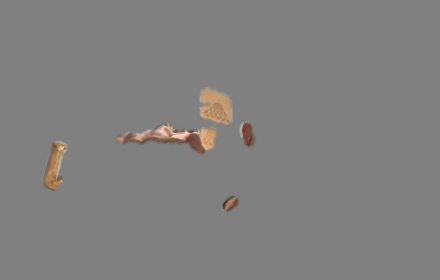
#> input picture data/processed/A/bg0_A_1767124801474_53.jpg, 440 x 280 px
$ python -i preprocess_remove_background.py   (imports and definitions only)
#> lines starting #> are read from the running program, lines starting #| are printed output that depends on the picture; after the words box and inside, x2 and y2 are one past the last pixel; in counts of white or black regions, pixels touching at a corner belong together
#!/usr/bin/env python3
"""
Preprocess images by removing backgrounds and adding random backgrounds.
This prevents the model from memorizing your room/background.
"""

import cv2
import numpy as np
from pathlib import Path
import random
import json
from tqdm import tqdm

# Configuration
DATA_DIR = Path(__file__).parent.parent / "data" / "training"
OUTPUT_DIR = Path(__file__).parent.parent / "data" / "processed"

# Background colors to use (diverse set)
SOLID_BACKGROUNDS = [
    (255, 255, 255),  # White
    (0, 0, 0),        # Black
    (128, 128, 128),  # Gray
    (200, 200, 200),  # Light gray
    (50, 50, 50),     # Dark gray
    (240, 240, 220),  # Beige
    (220, 240, 240),  # Light blue
    (240, 220, 240),  # Light purple
    (240, 240, 220),  # Cream
    (180, 200, 180),  # Light green
]

# [16 lines left out: function load_calibration, not called in this run]

def remove_background_skin_detection(img, calibration=None):
    """
    Remove background using skin color detection.
    Uses calibrated ranges if available, otherwise defaults.
    """
    if calibration:
        # Use calibrated ranges (better!)
        hsv = cv2.cvtColor(img, cv2.COLOR_RGB2HSV)
        hsv_lower = np.array(calibration['hsv_lower'], dtype=np.uint8)
        hsv_upper = np.array(calibration['hsv_upper'], dtype=np.uint8)
        mask_hsv = cv2.inRange(hsv, hsv_lower, hsv_upper)

        ycrcb = cv2.cvtColor(img, cv2.COLOR_RGB2YCrCb)
        ycrcb_lower = np.array(calibration['ycrcb_lower'], dtype=np.uint8)
        ycrcb_upper = np.array(calibration['ycrcb_upper'], dtype=np.uint8)
        mask_ycrcb = cv2.inRange(ycrcb, ycrcb_lower, ycrcb_upper)

        # Combine both masks
        mask = cv2.bitwise_or(mask_hsv, mask_ycrcb)
    else:
        # Default skin detection (less accurate)
        ycrcb = cv2.cvtColor(img, cv2.COLOR_RGB2YCrCb)
#> ycrcb: shape (280, 440, 3); mean of channels 0, 1, 2 128.2, 128.6, 127.4
        lower_skin = np.array([0, 133, 77], dtype=np.uint8)
        upper_skin = np.array([255, 173, 127], dtype=np.uint8)
        mask = cv2.inRange(ycrcb, lower_skin, upper_skin)
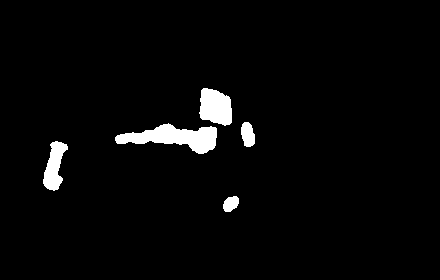
#> mask: shape (280, 440); 3.1% white; 5 white regions, box (x1, y1, x2, y2) and area: (115, 123, 217, 154) 1627, (199, 88, 232, 126) 969, (43, 141, 68, 191) 706, (241, 122, 255, 147) 272, (223, 196, 239, 212) 191

    # Clean up mask with morphological operations
    kernel = cv2.getStructuringElement(cv2.MORPH_ELLIPSE, (5, 5))
    mask = cv2.morphologyEx(mask, cv2.MORPH_CLOSE, kernel, iterations=2)
#> mask: shape (280, 440); 3.1% white; 4 white regions, box (x1, y1, x2, y2) and area: (115, 88, 232, 154) 2702, (43, 141, 68, 191) 711, (241, 122, 255, 147) 272, (223, 196, 239, 212) 191
    mask = cv2.morphologyEx(mask, cv2.MORPH_OPEN, kernel, iterations=1)
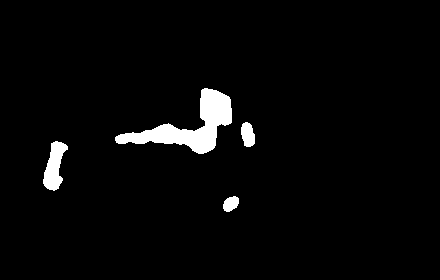
#> mask: shape (280, 440); 3.1% white; 4 white regions, box (x1, y1, x2, y2) and area: (115, 88, 232, 154) 2696, (43, 141, 68, 191) 706, (241, 122, 255, 147) 270, (223, 196, 239, 212) 187

    # Dilate slightly to include hand edges
    mask = cv2.dilate(mask, kernel, iterations=1)
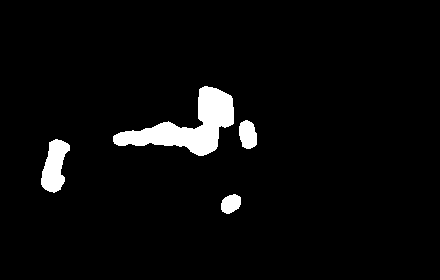
#> mask: shape (280, 440); 4.1% white; 4 white regions, box (x1, y1, x2, y2) and area: (113, 86, 234, 156) 3369, (41, 139, 70, 193) 981, (239, 120, 257, 149) 414, (221, 194, 241, 214) 300

    # Gaussian blur to smooth edges
    mask = cv2.GaussianBlur(mask, (5, 5), 0)

    return mask

# [134 lines left out: functions add_random_background, add_gradient_background, process_image, main, not called in this run]

# [10 lines not run here, left out]

>>> import cv2
>>> picture = cv2.cvtColor(cv2.imread('../../data/processed/A/bg0_A_1767124801474_53.jpg'), cv2.COLOR_BGR2RGB)
>>> result = remove_background_skin_detection(picture)
